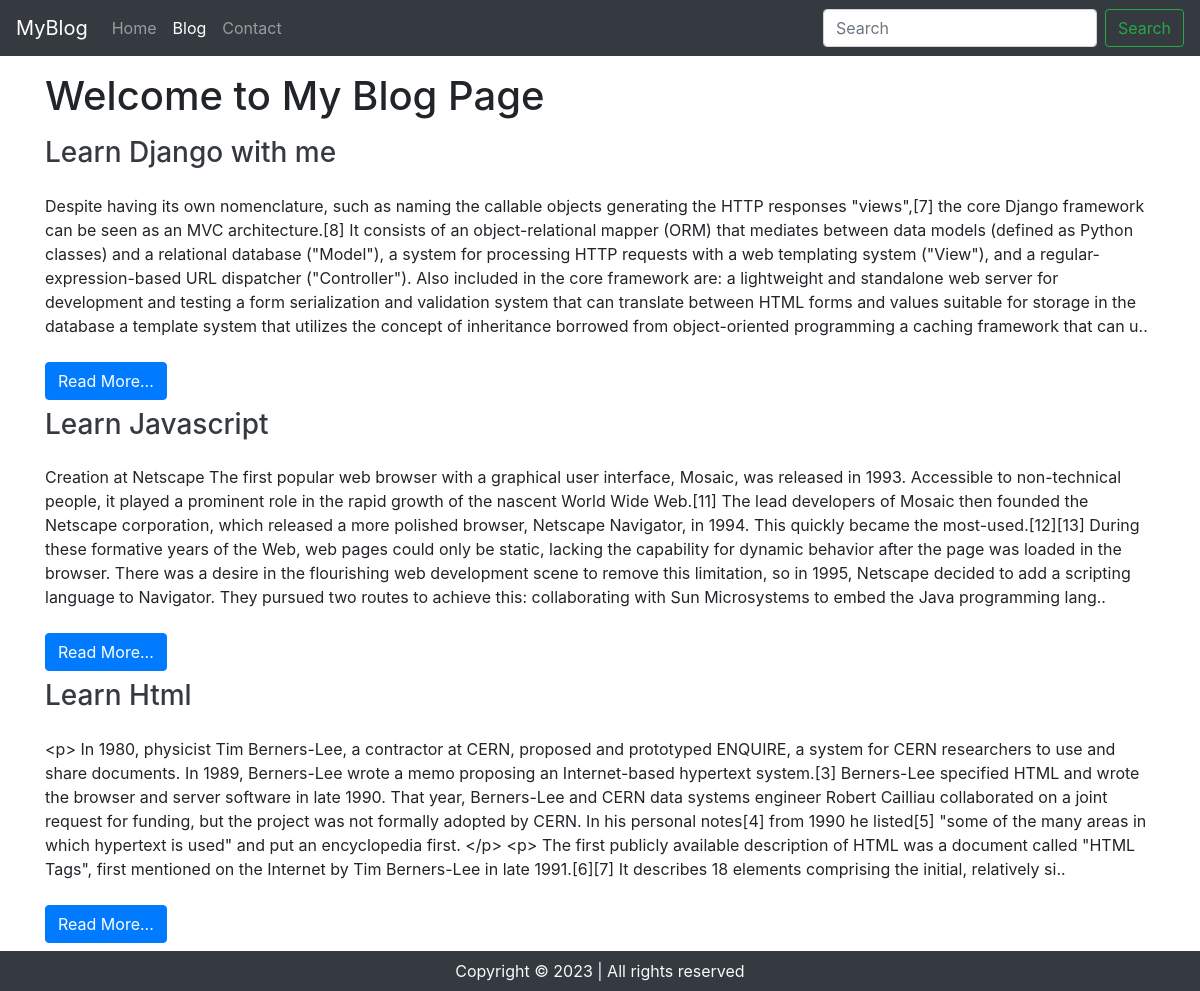
Screenshot of /blog/ with the database file from the repository.
### blog/models.py (models this page shows, shortened)
class Blog(models.Model):
    sno = models.AutoField(primary_key=True)
    title = models.CharField(max_length=200)
    content = models.TextField()
    slug = models.CharField(max_length=100)
    time = models.DateTimeField(auto_now_add=True)

### blog/views.py (the view)
# urls.py: 2. Add a URL to urlpatterns:  path('blog/', include('blog.urls'))
def blog(request):
    blogs = Blog.objects.all()
    context = {'blogs' : blogs}
    return render(request,'bloghome.html',context)

### templates/bloghome.html (shortened to what this page needs)
{% extends 'base.html' %}
{% block body %}
<div class="container" >
 <h1 class="my-3"> Welcome to My Blog Page </h1>
{% for blog in blogs  %}
<div class="my-2">
    <div class="media-body">
      <h3 class="text-dark"> <a href="/blogpost/{{blog.slug}}" class="text-dark"> {{blog.title}} </a></h3>
      <div class="my-4">
      {{blog.content | slice:845}}..
      </div>
    </div>
    <a href="/blogpost/{{blog.slug}}" class="text-dark">  <button class="btn btn-primary"> Read More...</button>
    </a>
    </div>
{% endfor %}
</div>
{% endblock body %}
{% block blog %} active {% endblock blog %}

### templates/base.html (shortened to what this page needs)
<!doctype html>
<html lang="en">
  <head>
    <link rel="stylesheet" href="https://cdn.jsdelivr.net/npm/bootstrap@4.3.1/dist/css/bootstrap.min.css">
  </head>
  <body>
    <nav class="navbar navbar-expand-lg navbar-dark bg-dark">
        <a class="navbar-brand" href="/">MyBlog</a>
        <div class="collapse navbar-collapse" id="navbarSupportedContent">
          <ul class="navbar-nav mr-auto">
            <li class="nav-item {% block home %}{% endblock home %}">
              <a class="nav-link" href="/">Home <span class="sr-only">(current)</span></a>
            </li>
            <li class="nav-item {% block blog %}{% endblock blog %}">
              <a class="nav-link" href="/blog">Blog</a>
            </li>
            <li class="nav-item {% block contact %}{% endblock contact %}">
              <a class="nav-link" href="/contact">Contact</a>
            </li>
          </ul>
          <form action="/search" method="get" class="form-inline my-2 my-lg-0">
            <input class="form-control mr-sm-2" type="search" placeholder="Search" aria-label="Search">
            <button class="btn btn-outline-success my-2 my-sm-0" type="submit">Search</button>
          </form>
        </div>
      </nav>
   {% block body %}{% endblock body %}
  </body>
  <footer class="{% block footer %}{% endblock footer %} bg-dark text-light text-center py-2"> Copyright &copy; 2023 | All rights reserved </footer>
</html>

### rows the page displays
Blog: title "Learn Django with me", content "Despite having its own nomenclature, such as naming the callable objects generating the HTTP responses \"views\",[7] the core Django framework can be seen as an MVC architecture.[8] It consists of an object-relational mapper (ORM) that mediates between data models (defined as Python classes) and a relational database (\"Model\"), a system for processing HTTP requests with a web templating system (\"View\"), and a regular-expression-based URL dispatcher (\"Controller\"). Also included in the core framework are: a lightweight and standalone web server for development and testing a form serialization and validation system that can translate between HTML forms and values suitable for storage in the…"
Blog: title "Learn Javascript", content "Creation at Netscape The first popular web browser with a graphical user interface, Mosaic, was released in 1993. Accessible to non-technical people, it played a prominent role in the rapid growth of the nascent World Wide Web.[11] The lead developers of Mosaic then founded the Netscape corporation, which released a more polished browser, Netscape Navigator, in 1994. This quickly became the most-used.[12][13] During these formative years of the Web, web pages could only be static, lacking the capability for dynamic behavior after the page was loaded in the browser. There was a desire in the flourishing web development scene to remove this limitation, so in 1995, Netscape decided to add a…"
Blog: title "Learn Html", content "<p> In 1980, physicist Tim Berners-Lee, a contractor at CERN, proposed and prototyped ENQUIRE, a system for CERN researchers to use and share documents. In 1989, Berners-Lee wrote a memo proposing an Internet-based hypertext system.[3] Berners-Lee specified HTML and wrote the browser and server software in late 1990. That year, Berners-Lee and CERN data systems engineer Robert Cailliau collaborated on a joint request for funding, but the project was not formally adopted by CERN. In his personal notes[4] from 1990 he listed[5] \"some of the many areas in which hypertext is used\" and put an encyclopedia first. </p> <p> The first publicly available description of HTML was a document called…"
